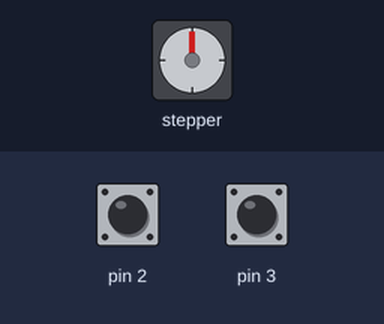
A sketch run on a simulated Arduino Uno, built with avr-gcc and run on an emulated ATmega328P. On the bench: stepper motor. Inputs (shaded band) come from the test bench; at power-on: pin 2 HIGH, pin 3 HIGH. Stepper angles assume 512 steps per turn.

Above: at 1.2 s.
1.3 s: pin 2 pulled LOW for 0.15 s
At 1.93 s:
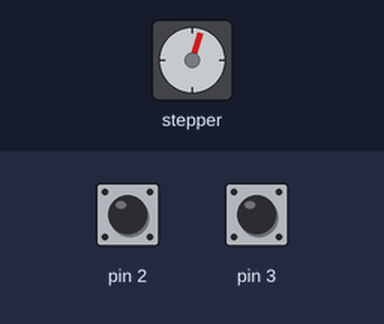
At 2.33 s:
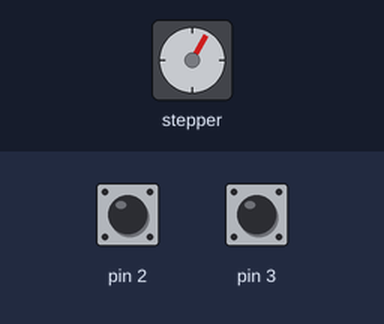
13.3 s: pin 3 pulled LOW for 3.2 s
At 14.53 s:
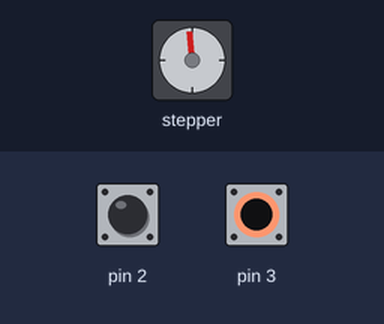
Timing chart, 0 to 24.0 s (numbered marks = the images above; inputs shaded):
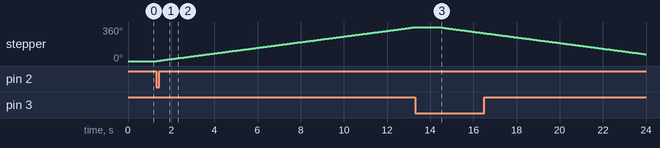

The sketch:

Lab1ArdunioIDE_Part_I_StepperMotor.ino
```cpp
// Part I - stepper motor
#include <Stepper.h>

//const int stepsPerRevolution = 2048;  // 32 steps * 64:1 gearhead
//const int stepsPerRevolution = 60;  // Tell a lie for now!
const int stepsPerRevolution = 2048/4;
Stepper myStepper(stepsPerRevolution, 8, 10, 9, 11);  // Order is important!

void setup() {
   // Inputs
   pinMode(2, INPUT_PULLUP);
   pinMode(3, INPUT_PULLUP);

   myStepper.setSpeed(5); // For later
  // set the speed at 1 rpm:
  // myStepper.setSpeed(1);
}

void loop() {
  if (!digitalRead(2)){
    myStepper.step(stepsPerRevolution);
    delay(1000);
  }
  else if (!digitalRead(3)){
    myStepper.step(-stepsPerRevolution);
    delay(1000);
  }

  // step one revolution  in one direction:
 // myStepper.step(stepsPerRevolution);
 // delay(500);

  // step one revolution in the other direction:
 // myStepper.step(-stepsPerRevolution);
 // delay(500);
}
```

Measured:
- after the input at 1.3 s, stepper: keeps turning clockwise at about 30°/s, starting at once
